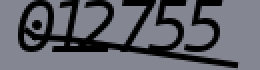
#> input picture data/learning/012755.png, 130 x 35 px (shown 2 times larger); its folder holds only this picture in this run
$ python 2learning.py
#> lines starting #> are read from the running program, lines starting #| are printed output that depends on the picture
### common/env_config.py
import os
from pathlib import Path
import dotenv

# 1. 프로젝트 루트 경로 및 .env 파일 위치 자동 탐색
# (common 폴더의 부모 폴더 = 프로젝트 최상위 루트)
BASE_DIR = Path(__file__).resolve().parent.parent
ENV_PATH = BASE_DIR / ".env"

# 2. .env 파일 강제 로드
dotenv.load_dotenv(dotenv_path=ENV_PATH)

# -------------------------------------------------------------
# 3. 안전한 타입 변환 헬퍼 함수들 (NoneType / ValueError 방지용)
# -------------------------------------------------------------
def get_env_int(key: str, default: int = 0) -> int:
    val = os.getenv(key)
    try:
        return int(val) if val is not None else default
    except (ValueError, TypeError):
        return default

def get_env_str(key: str, default: str = "") -> str:
    return os.getenv(key, default)

# [18 lines of commented-out code are left out]
IMG_WIDTH = get_env_int("IMG_WIDTH", 130)
IMG_HEIGHT = get_env_int("IMG_HEIGHT", 35)
NUMBER_WIDTH_L = get_env_int("DEL_WIDTH_L", 8) # 숫자가 시작하는 픽셀 (좌여백 제거용)
NUMBER_WIDTH_R = IMG_WIDTH - get_env_int("DEL_WIDTH_R", 14) # 숫자가 끝나는 픽셀 (우여백 제거용)
NUMBER_WIDTH = NUMBER_WIDTH_R - NUMBER_WIDTH_L # IMG_LENGTH = 6 나누기 위해 6의 배수 맞춤
NUMBER_HEIGHT = IMG_HEIGHT - get_env_int("DEL_WIDTH_B", 9) # (하여백 제거용)
IMG_LENGTH = get_env_int("COUNT_OF_NUMBER", 6) # 글자수

# [경로 관련 설정]
IMG_FOLDER_PATH = get_env_str("IMG_FOLDER_PATH", "./data/learning")
IMG_PATH = get_env_str("IMG_PATH", "./data/learning/*.png")
MODEL_FOLDER_PATH = get_env_str("MODEL_FOLDER_PATH", "./model")
MODEL_PATH = get_env_str("MODEL_PATH", "./model/captcha_ml_model.pkl")

# 1collect.py 학습데이터 수집하기
TOTAL_IMAGES_TO_COLLECT = 5
# 4active_learning.py 반자동 데이터 레이블링
AUTO_DATA_TO_COLLECT = 5

### 2learning.py
import os
import glob
import cv2
import numpy as np
import joblib
from sklearn.ensemble import RandomForestClassifier
from common.env_config import (
    IMG_WIDTH,
    IMG_HEIGHT,
    NUMBER_WIDTH_L,
    NUMBER_WIDTH_R,
    NUMBER_WIDTH,
    NUMBER_HEIGHT,
    IMG_LENGTH,
    IMG_PATH,
    MODEL_FOLDER_PATH,
    MODEL_PATH
)

def main():
    # 1. 학습
    learn_img(IMG_PATH)

# 캡차 이미지를 문자 단위로 균등하게 6등분하여 자르고 데이터화하는 함수
def preprocess_captcha(img_path):
    # 흑백 이미지로 읽기
#> called with img_path = './data/learning/012755.png'
    img = cv2.imread(img_path, cv2.IMREAD_GRAYSCALE)
#> img: shape (35, 130); min 0, max 134, mean 97.7
    if img is None:
        raise FileNotFoundError(f"⚠️ 이미지를 찾을 수 없습니다: {img_path}")

    # 이미지 크기 강제 고정
    img = cv2.resize(img, (IMG_WIDTH, IMG_HEIGHT))

    # 이미 (좌우하) 여백 제거 (숫자만 남김)
    img = img[:NUMBER_HEIGHT, NUMBER_WIDTH_L : NUMBER_WIDTH_R]
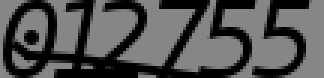
#> img: shape (26, 108) (shown 3 times larger); min 0, max 134, mean 81.4

    # 픽셀 값 정규화 (0~1 사이)
    img = img.astype(np.float32) / 255.0

    # 가로 길이를 글자 수(6)만큼 등분하여 슬라이싱
    char_width = NUMBER_WIDTH // IMG_LENGTH
    char_images = []

    for i in range(IMG_LENGTH):
        start_x = i * char_width
        end_x = start_x + char_width
        char_img = img[:, start_x:end_x]

        # 최신 머신러닝 입력용으로 2차원 이미지를 1차원 배열(픽셀 피처)로 평탄화(Flatten)
        char_images.append(char_img.flatten())
#> after the loop, char_images = 6 items

    return np.array(char_images)

# [이미지 학습] 머신러닝 모델 생성 및 학습
def learn_img(img_path):
    img_path_list = glob.glob(img_path)
    if not img_path_list:
        print("⚠️ 학습용 샘플 이미지들(./sample/*.png)이 없습니다.")
        return

    print(f"📦 {len(img_path_list)}개의 데이터로 머신러닝 학습을 시작합니다...")

    X_train = []
    y_train = []

    for path in img_path_list:
        label_text = os.path.splitext(os.path.basename(path))[0]
        if len(label_text) != IMG_LENGTH:
            continue

        try:
            # 6개로 쪼개진 이미지 픽셀 데이터 배열 가져오기
            char_features = preprocess_captcha(path)

            # 각 자리의 문자 추출하여 정답(Label) 리스트에 추가
            for i, char in enumerate(label_text):
                X_train.append(char_features[i])
                y_train.append(char)
#> after the loop, X_train = 6 items; y_train = ['0', '1', '2', '7', '5', '5']
        except Exception:
            continue

    if not X_train:
        print("⚠️ 유효한 학습 데이터가 데이터셋에 존재하지 않습니다.")
        return

    X_train = np.array(X_train)
    y_train = np.array(y_train)

    # 빠르고 정확한 전통 머신러닝 알고리즘인 'Random Forest' 분류기 사용
    # n_estimators를 조절하여 예측 속도와 정확도의 밸런스를 맞춥니다.
    model = RandomForestClassifier(n_estimators=100, random_state=42, n_jobs=-1)
    model.fit(X_train, y_train)

    # 모델 저장
    if not os.path.exists(MODEL_FOLDER_PATH):
        os.makedirs(MODEL_FOLDER_PATH)

    joblib.dump(model, MODEL_PATH)
    print(f"💾 머신러닝 모델 저장 완료! ({MODEL_PATH})")

if __name__ == "__main__":
    main()

$ run again, on data/learning/053283.png
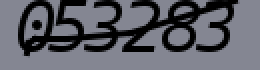
#> input picture data/learning/053283.png, 130 x 35 px (shown 2 times larger)
#> in preprocess_captcha, `img = img[:NUMBER_HEIGHT, NUMBER_WIDTH_L : NUMBER_WIDTH_R]`:
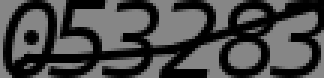
#> img: shape (26, 108) (shown 3 times larger); min 0, max 134, mean 72.5
#> after the loop in preprocess_captcha, `for i in range(IMG_LENGTH):`: char_images = 6 items
#> after the loop in learn_img, `for i, char in enumerate(label_text):`: y_train = ['0', '5', '3', '2', '8', '3']

$ run again, on data/learning/053832.png
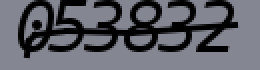
#> input picture data/learning/053832.png, 130 x 35 px (shown 2 times larger)
#> in preprocess_captcha, `img = img[:NUMBER_HEIGHT, NUMBER_WIDTH_L : NUMBER_WIDTH_R]`:
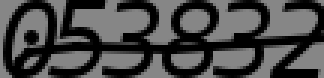
#> img: shape (26, 108) (shown 3 times larger); min 0, max 134, mean 72.1
#> after the loop in preprocess_captcha, `for i in range(IMG_LENGTH):`: char_images = 6 items
#> after the loop in learn_img, `for i, char in enumerate(label_text):`: y_train = ['0', '5', '3', '8', '3', '2']

$ run again, on data/learning/055402.png
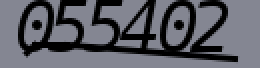
#> input picture data/learning/055402.png, 130 x 34 px (shown 2 times larger)
#> in preprocess_captcha, `img = cv2.resize(img, (IMG_WIDTH, IMG_HEIGHT))`:
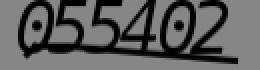
#> img: shape (35, 130) (shown 2 times larger); min 0, max 134, mean 94.1
#> in preprocess_captcha, `img = img[:NUMBER_HEIGHT, NUMBER_WIDTH_L : NUMBER_WIDTH_R]`:
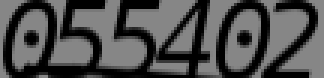
#> img: shape (26, 108) (shown 3 times larger); min 0, max 134, mean 78.8
#> after the loop in preprocess_captcha, `for i in range(IMG_LENGTH):`: char_images = 6 items
#> after the loop in learn_img, `for i, char in enumerate(label_text):`: y_train = ['0', '5', '5', '4', '0', '2']

$ run again, on data/learning/023480.png
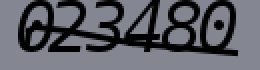
#> input picture data/learning/023480.png, 130 x 35 px (shown 2 times larger)
#> in preprocess_captcha, `img = img[:NUMBER_HEIGHT, NUMBER_WIDTH_L : NUMBER_WIDTH_R]`:
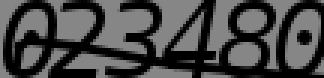
#> img: shape (26, 108) (shown 3 times larger); min 0, max 134, mean 72.1
#> after the loop in preprocess_captcha, `for i in range(IMG_LENGTH):`: char_images = 6 items
#> after the loop in learn_img, `for i, char in enumerate(label_text):`: y_train = ['0', '2', '3', '4', '8', '0']
